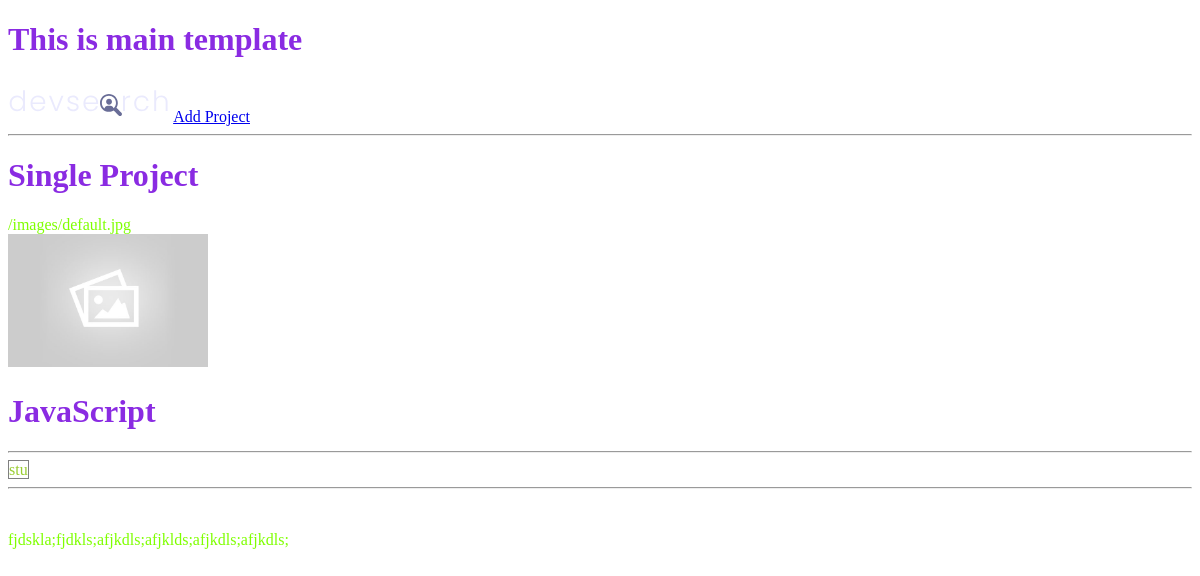
/project/4b5b34e3-7268-4d02-9109-7aa3ab0c8048/, run on an earlier commit of the app's database.
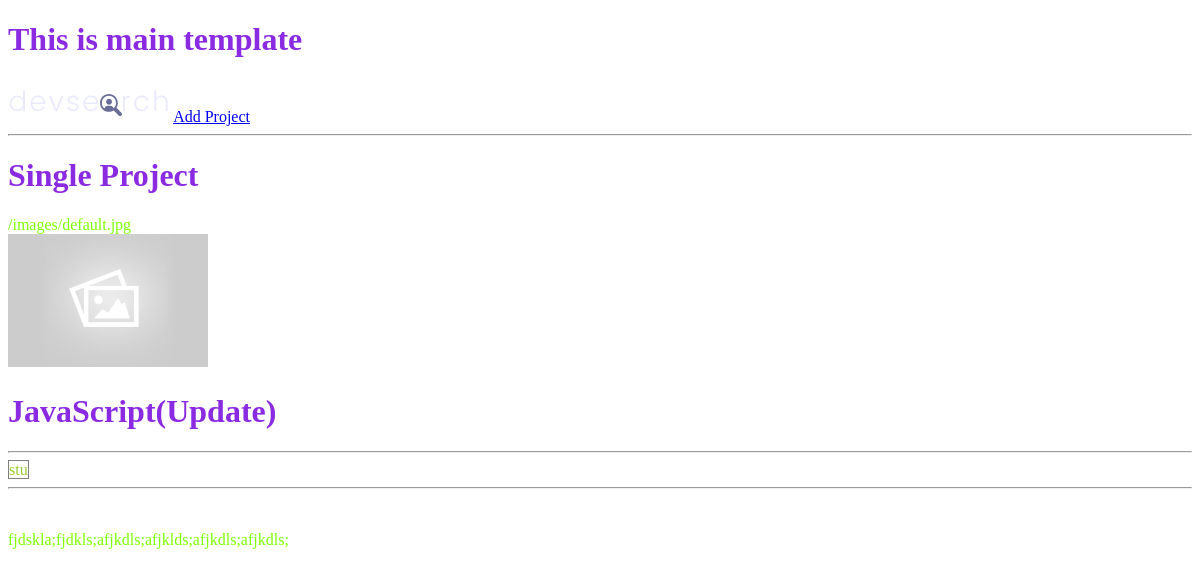
And on a later commit of the database.
### projects/models.py (models this page shows, shortened)
class Project(models.Model):
    title = models.CharField(max_length=200)
    description = models.TextField(null=True, blank=True)
    featured_image = models.ImageField(null=True,blank=True,default='default.jpg')
    demo_link = models.CharField(max_length=2000, null=True, blank=True)
    source_link = models.CharField(max_length=2000, null=True, blank=True)
    tags = models.ManyToManyField("Tag", blank=True)
    vote_total = models.IntegerField(default=0, null=True, blank=True)
    vote_ratio = models.IntegerField(default=0, null=True, blank=True)
    created = models.DateTimeField(auto_now_add=True)
    id = models.UUIDField(
        default=uuid.uuid4, unique=True, primary_key=True, editable=False
    )

class Tag(models.Model):
    name = models.CharField(max_length=200)
    created = models.DateTimeField(auto_now_add=200)
    id = models.UUIDField(
        default=uuid.uuid4, unique=True, primary_key=True, editable=False
    )
    def __str__(self):
        return self.name

### projects/views.py (the view)
# urls.py: path("project/<str:pk>/", views.project, name="project"),
def project(request, pk):
    project = Project.objects.get(id=pk)
    context = {"project": project}
    form = ProjectForm(instance=project)
    return render(request, "projects/single-project.html", context)

### projects/templates/projects/single-project.html
{% extends 'main.html' %} {% block content %}
<h1>Single Project</h1>
<p>
  {{project.featured_image.url}}
  <br>
  <img style="max-width: 200px;" src="{{ project.featured_image.url }}">
  <h1>{{project.title}}</h1>
  <hr>
  {% for tag in project.tags.all %}
  <span style="border:1px solid grey">{{tag}}</span>
  {% endfor %}
  <hr>
  <br>
  <p>{{project.description}}</p>
</p>
{% endblock content %}

### templates/main.html (shortened to what this page needs)
<!DOCTYPE html>
{% load static %}
<html>
  <head lang="en">
    <link rel="stylesheet" type="text/css" media="screen" href="{% static 'styles/main.css' %}">
  </head>
  <body>
    <h1>This is main template</h1>
    {% include 'navbar.html' %}
    {% block content %}
    {% endblock content %}
  </body>
</html>

### templates/navbar.html
 {% load static %}
 <img src="{% static 'images/logo.svg' %}">
<a href="{% url 'create-project' %}">Add Project</a>
<hr />

### static/styles/main.css (style rules this page uses)
h1 { color: blueviolet; }
p { color: chartreuse; }
body { color:yellowgreen; }

What changed in the data, as far as the page shows it:
changed Project "/images/default.jpg": title "JavaScript" → "JavaScript(Update)"
